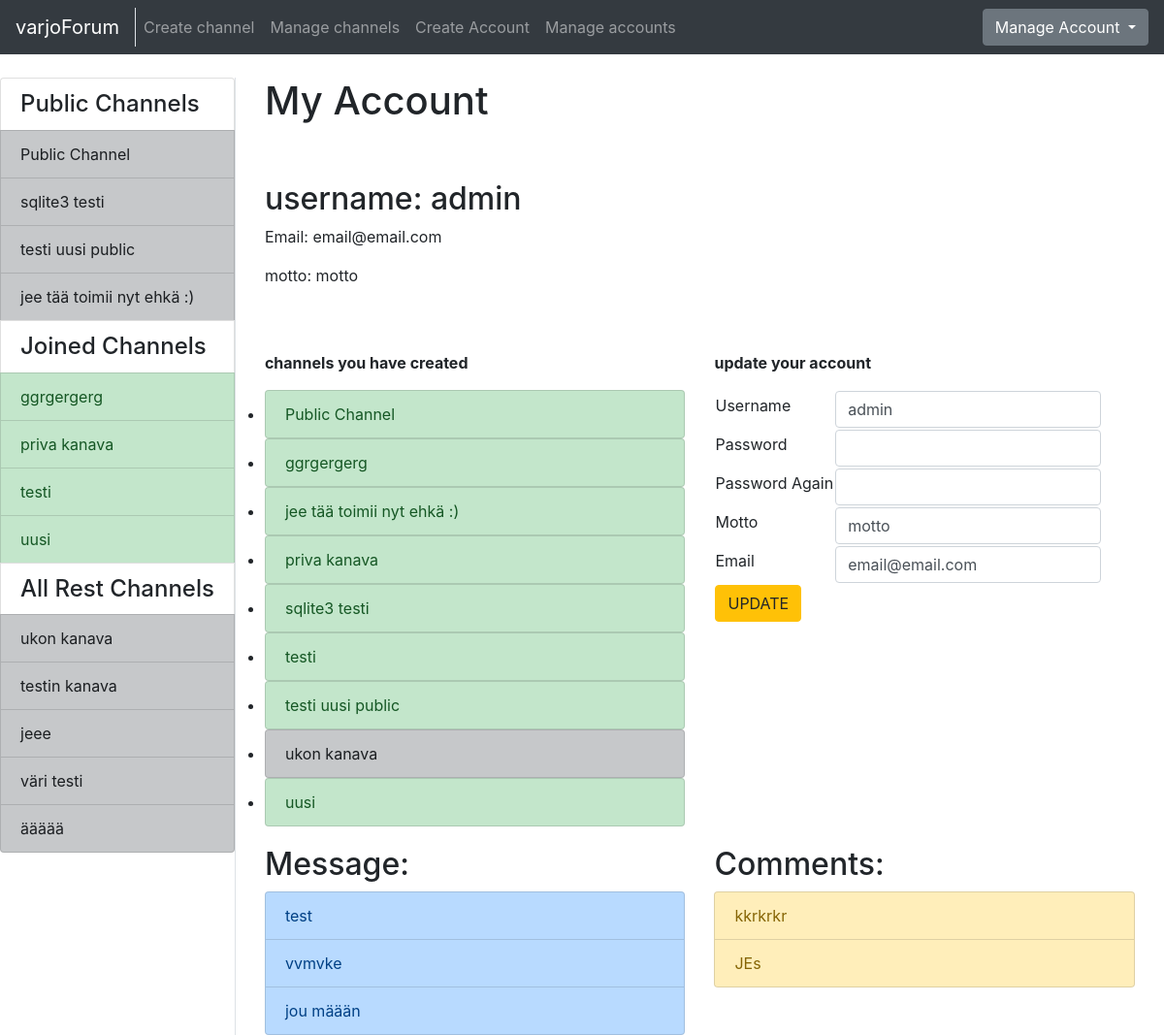
The app's page /account/ (signed in), older data.
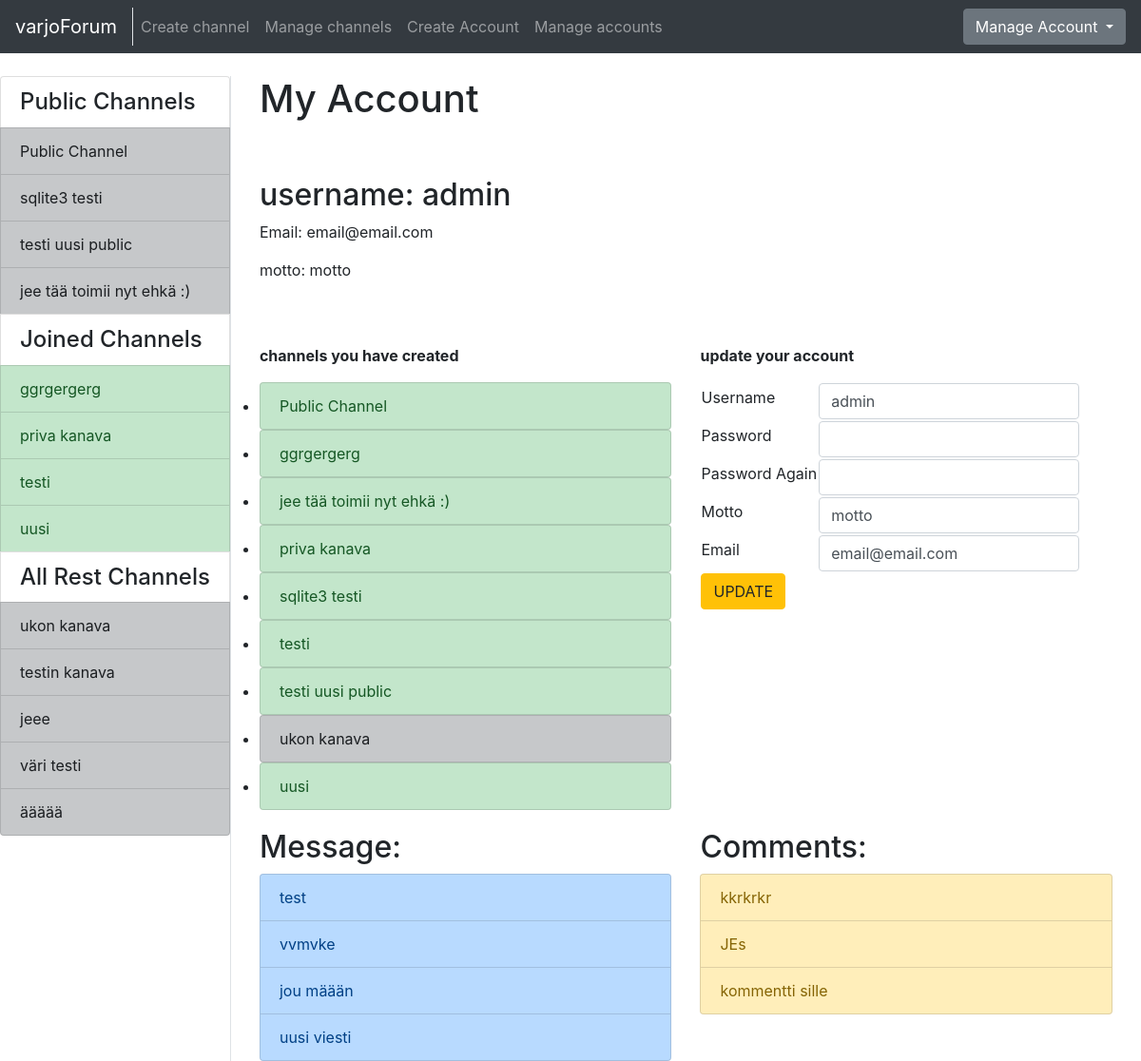
The same page, newer data.
### application/channels/models.py (models this page shows, shortened)
class Channel(Base):
    name = db.Column(db.String(144), nullable=False)
    introduction = db.Column(db.Text, nullable=False)
    master_id = db.Column(db.Integer, nullable=False)
    public = db.Column(db.Boolean, nullable=False)
    messages = db.relationship("Message", backref='Channel', lazy=True)
    accounts = db.relationship('Account', secondary=accounts, lazy='subquery',
        backref=db.backref('channels', lazy=True))
    @staticmethod
    def get_my_channels(account_id):
        stmt = text("SELECT Channel.id, Channel.name, Channel.master_id"
                    " FROM Channel, Account, Accounts"
                    " WHERE Channel.id = Accounts.channel_id"
                    " AND Account.id = Accounts.account_id"
                    " AND Account.id = :account_id"
                    " ORDER BY Channel.name").params(account_id=account_id)
        res = db.engine.execute(stmt)
        response = []
        for row in res:
            response.append({"channel_id":row[0], "channel_name":row[1], "master_id":row[2]})
        return response
    @staticmethod
    def get_channels_where_not_in(account_id):
        stmt = text("SELECT channel.id, channel.name, channel.public"
                    " FROM Channel"
                    " WHERE Channel.id NOT IN ("
                        " SELECT Channel.id"
                            " FROM Channel, Account, Accounts"
                            " WHERE Channel.id = Accounts.channel_id"
                            " AND Account.id = Accounts.account_id"
                            " AND Account.id = :account_id"
                            " )").params(account_id=account_id)
        res = db.engine.execute(stmt)
        response = []
        for row in res:
            response.append({"id":row[0], "name":row[1], "public":row[2]})
        return response
    @staticmethod
    def get_all_publics():
        stmt = text("SELECT Channel.id, Channel.name"
                    " FROM Channel"
                    " WHERE Channel.public = True")
        res = db.engine.execute(stmt)
        response = []
        for row in res:
            response.append({"id":row[0], "name":row[1]})
        return response

### application/messages/models.py (models this page shows, shortened)
class Message(Base):
    body = db.Column(db.Text, nullable=False)
    writer = db.Column(db.String(144), nullable=False)
    account_id = db.Column(db.Integer, db.ForeignKey('account.id'), nullable=False)
    channel_id = db.Column(db.Integer, db.ForeignKey('channel.id'), nullable=False)
    comments = db.relationship("Comment", backref='message', lazy=True)

### application/comments/models.py (models this page shows, shortened)
class Comment(Base):
    body = db.Column(db.Text, nullable=False)
    writer = db.Column(db.String(144), nullable=False)
    message_id = db.Column(db.Integer, db.ForeignKey('message.id'), nullable=False)
    account_id = db.Column(db.Integer, db.ForeignKey('account.id'), nullable=False)
    @staticmethod
    def get_comment_message_and_channel_id(account_id):
        stmt = text("SELECT Comment.id, Comment.body, Comment.message_id, Message.channel_id"
                    " FROM Comment, Message"
                    " WHERE Comment.message_id = Message.id"
                    " AND Comment.account_id = :account_id").params(account_id=account_id)
        res = db.engine.execute(stmt)
        response = []
        for row in res:
            response.append({"comment_id":row[0], "comment_body":row[1], "message_id":row[2], "channel_id":row[3]})
        return response

### application/auth/views.py (the view)
@app.route("/account/", methods=["GET"])
@login_required
def single_account_index():
  return render_template("auth/index.html", account = current_user, accountform = AccountForm(),
    channels = Account.find_accounts_channels(current_user.id),
    my_channels=Channel.get_my_channels(current_user.id),
    all_channels=Channel.get_channels_where_not_in(current_user.id),
    public_channels=Channel.get_all_publics(),
    messages=Message.query.filter_by(account_id=current_user.id),
    comments=Comment.get_comment_message_and_channel_id(current_user.id))

### application/auth/forms.py
class AccountForm(FlaskForm):
    username = TextField("Username", [validators.Length(min=2), validators.DataRequired()])
    password = PasswordField("Password", [validators.Length(min=8), validators.DataRequired()])
    password2 = PasswordField("Password Again", [validators.Length(min=8), validators.DataRequired()])
    motto = TextField("Motto", [validators.Length(min=2), validators.DataRequired()])
    email = TextField("Email", [validators.Length(min=2), validators.DataRequired(), validators.Email()])
    class Meta:
        csrf = False

### application/__init__.py (called while the page is built)
@login_manager.user_loader
def load_user(account_id):
  return Account.query.get(account_id)

### application/templates/auth/index.html (shortened to what this page needs)
{% extends "layout.html" %}
{% block body %}
<div class="container" >
  <div class="row" style="padding-bottom: 50px">
    <div class="col-md-auto">
      <h1 style="padding-bottom: 50px">My Account</h1>
      <h2>username: {{ account.username }}</h2>
      <p>Email: {{ account.email }}</p>
      <p>motto: {{ account.motto }}</p>
    </div>
  </div>
  <div class="row">
    <div class="col">
      <p><b>channels you have created</b></p>
      <ul class="list-group">
        {% for channel in channels %}
          <li>
            {% if channel.master_id == current_user.id %}
            <a href="{{ url_for('one_channel_index', channel_id=channel.id, sort='first') }}" class="list-group-item list-group-item-success">
              {{ channel.name }}
            </a>
            {% else %}
            <a href="{{ url_for('one_channel_index', channel_id=channel.id, sort='first') }}" class="list-group-item list-group-item-dark">
              {{ channel.name }}
            </a>
            {% endif %}
          </li>
        {% endfor %}
      </ul>
    </div>
    <div class="col">
      <p><b>update your account</b></p>
      <form method="POST" action="{{ url_for('accounts_update', account_id=account.id) }}" name="accountform">
        <div class="form-group">
          <table>
            <tr>
              <td>{{ accountform.username.label }}</td>
              <td>{{ accountform.username(class="form-control", value=current_user.username) }}</td>
            </tr>
            <tr>
              <td>{{ accountform.password.label }}</td>
              <td>{{ accountform.password(class="form-control") }}</td>
            </tr>
            <tr>
              <td>{{ accountform.password2.label }}</td>
              <td>{{ accountform.password2(class="form-control") }}</td>
            </tr>
            <tr>
              <td>{{ accountform.motto.label }}</td>
              <td>{{ accountform.motto(class="form-control", value=current_user.motto) }}</td>
            </tr>
            <tr>
              <td>{{ accountform.email.label }}</td>
              <td>{{ accountform.email(class="form-control", value=current_user.email) }}</td>
            </tr>
            <tr>
              <td colspan="2"><button type="submit" class="btn btn-warning">UPDATE</button</td>
            </tr>
          </table>
        </div>
      </form>
    </div>
  </div>
  <div class="row" style="padding-top: 20px">
    <div class="col">
      <h2>Message:</h2>
      <div class="list-group">
        {% for message in messages %}
        <a class="list-group-item list-group-item-primary" href="{{ url_for('message_index', channel_id=message.channel_id, message_id=message.id)}}">
          {{ message.body }}
        </a>
        {% endfor %}
      </div>
    </div>
    <div class="col">
      <h2>Comments:</h2>
      <div class="list-group">
        {% for comment in comments %}
        <a class="list-group-item list-group-item-warning" href="{{ url_for('message_index', channel_id=comment.channel_id, message_id=comment.message_id)}}">
          {{ comment.comment_body }}
        </a>
        {% endfor %}
      </div>
    </div>
  </div>
</div>
{% endblock %}

### application/templates/layout.html (shortened to what the changed rows need)
<!DOCTYPE html>
  <html>
    <head>
      <link rel="stylesheet" href="https://maxcdn.bootstrapcdn.com/bootstrap/4.0.0/css/bootstrap.min.css">
    </head>
    <body>
      <div class="container-fluid" >
        <div class="row">
            <div class="border-right">
              <div class="col-sx" >
                <div style="float: left">
                  <div class="list-group">
                  {% if current_user.is_authenticated %}
                    <h4 class="list-group-item">Public Channels</h4>
                    {% for public in public_channels %}
                      <a href="{{ url_for('one_channel_index', channel_id=public.id, sort='first') }}"
                          class="list-group-item list-group-item-action list-group-item-dark">
                        {{ public.name }}
                      </a>
                    {% endfor %}
                    {% if my_channels %}
                      <h4 class="list-group-item">Joined Channels</h4>
                    {% endif %}
                    {% for my_channel in my_channels %}
                      {% if my_channel.master_id == current_user.id %}
                      <a href="{{ url_for('one_channel_index', channel_id=my_channel.channel_id, sort='first') }}"
                          class="list-group-item list-group-item-action list-group-item-success">
                        {{ my_channel.channel_name }}
                      </a>
                      {% else %}
                      <a href="{{ url_for('one_channel_index', channel_id=my_channel.channel_id, sort='first') }}"
                          class="list-group-item list-group-item-action list-group-item-dark">
                        {{ my_channel.channel_name }}
                      </a>
                      {% endif %}
                    {% endfor %}
                    <h4 class="list-group-item">All Rest Channels</h4>
                {% else %}
                {% if all_channels %}
                <h4 class="list-group-item">All Channels</h4>
                {% endif %}
                {% endif %}
                {% for channel in all_channels %}
                  {% if channel.public == False %}
                  <a href="{{ url_for('one_channel_index', channel_id=channel.id, sort='first') }}"
                      class="list-group-item list-group-item-action list-group-item-dark">
                    {{ channel.name }}
                  </a>
                  {% endif %}
                {% endfor %}
              </div>
              </div>
              </div>
          </div>
          <div class="col">
            {% block body %}{% endblock %}
          </div>
        </div>
    </body>
  </html>

Row changes from the older to the newer data that the page shows:
added Message: body "uusi viesti"
added Comment: comment_body "kommentti sille"
